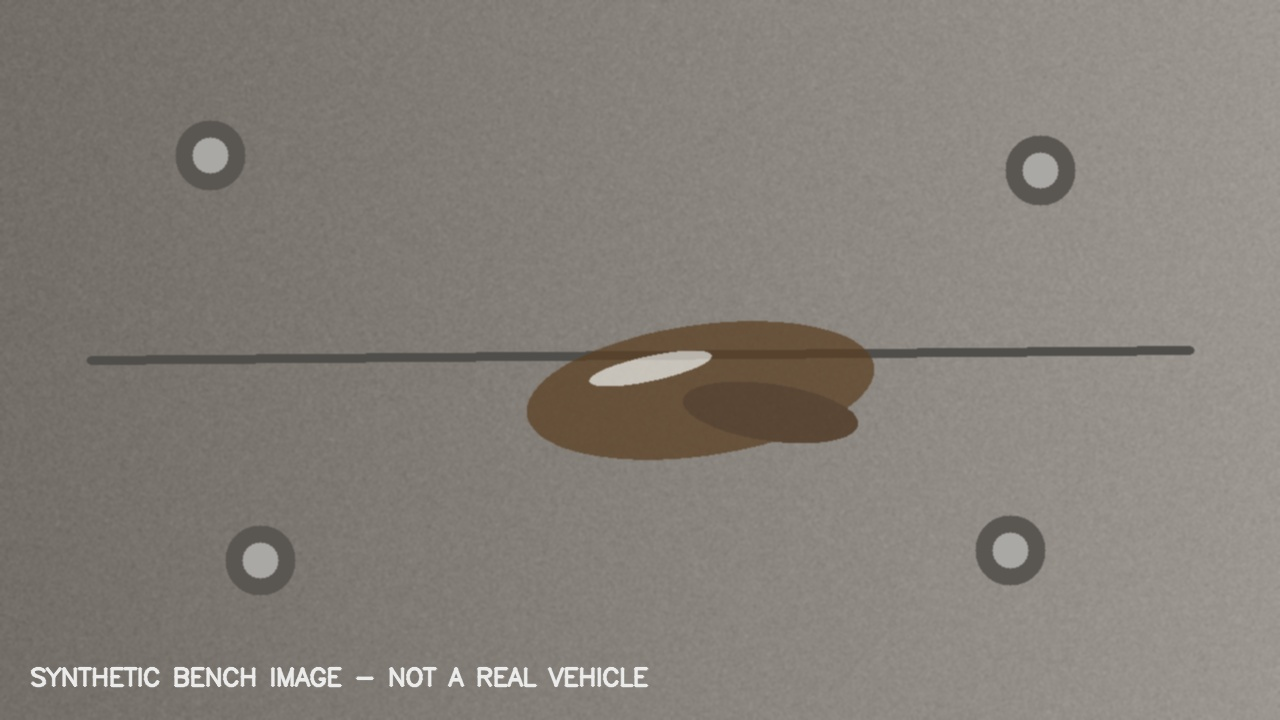
#> input picture examples/synthetic_underbody.jpg, 1280 x 720 px
$ python autoscan.py --input examples/synthetic_underbody.jpg --output out.png
#> lines starting #> are read from the running program, lines starting #| are printed output that depends on the picture; after the words box and inside, x2 and y2 are one past the last pixel; in counts of white or black regions, pixels touching at a corner belong together
from __future__ import annotations

import argparse
import json
from dataclasses import asdict, dataclass
from pathlib import Path

import cv2
import numpy as np


SUPPORTED_EXTENSIONS = {".jpg", ".jpeg", ".png", ".bmp", ".tif", ".tiff"}
PROTOTYPE_VERSION = "0.1.0"
ALGORITHM_VERSION = "heuristic_baseline_v0.1"


@dataclass
class Candidate:
    x: int
    y: int
    width: int
    height: int
    area_px: float
    score: float


def parse_args() -> argparse.Namespace:
    parser = argparse.ArgumentParser(
        description="Ранний прототип выделения подозрительных следов жидкости на днище."
    )
    parser.add_argument("--input", required=True, type=Path, help="Файл или папка с изображениями")
    parser.add_argument("--output", required=True, type=Path, help="Папка для результатов")
    parser.add_argument("--min-area", type=int, default=350, help="Минимальная площадь кандидата, пикселей")
    parser.add_argument("--max-width", type=int, default=1600, help="Максимальная ширина обработки")
    parser.add_argument("--max-candidates", type=int, default=12, help="Максимальное число кандидатов")
    parser.add_argument("--save-debug", action="store_true", help="Сохранять диагностическую карту")
    parser.add_argument("--version", action="version", version=f"AutoScan {PROTOTYPE_VERSION}")
    return parser.parse_args()


def list_images(source: Path) -> list[Path]:
    if source.is_file():
        if source.suffix.lower() not in SUPPORTED_EXTENSIONS:
            raise ValueError(f"Неподдерживаемое расширение: {source.suffix}")
        return [source]
    if not source.is_dir():
        raise FileNotFoundError(source)
    return sorted(
        path for path in source.rglob("*") if path.is_file() and path.suffix.lower() in SUPPORTED_EXTENSIONS
    )


def read_image(path: Path) -> np.ndarray | None:
    """Read an image through memory so Windows paths with Cyrillic work reliably."""
    try:
        encoded = np.fromfile(str(path), dtype=np.uint8)
    except OSError:
        return None
    if encoded.size == 0:
        return None
    return cv2.imdecode(encoded, cv2.IMREAD_COLOR)


def write_image(path: Path, image: np.ndarray) -> None:
    suffix = path.suffix or ".png"
    success, encoded = cv2.imencode(suffix, image)
    if not success:
        raise ValueError(f"Не удалось закодировать изображение: {path}")
    encoded.tofile(str(path))


def resize_if_needed(image: np.ndarray, max_width: int) -> tuple[np.ndarray, float]:
    height, width = image.shape[:2]
    if width <= max_width:
        return image, 1.0
    scale = max_width / width
    resized = cv2.resize(image, (max_width, int(round(height * scale))), interpolation=cv2.INTER_AREA)
    return resized, scale


def build_candidate_mask(image: np.ndarray) -> tuple[np.ndarray, np.ndarray]:
    """Return a conservative heuristic mask and a 0..255 diagnostic score map."""
    lab = cv2.cvtColor(image, cv2.COLOR_BGR2LAB)
    lightness, channel_a, channel_b = cv2.split(lab)
    clahe = cv2.createCLAHE(clipLimit=2.0, tileGridSize=(8, 8))
    lightness = clahe.apply(lightness)

    hsv = cv2.cvtColor(image, cv2.COLOR_BGR2HSV)
    hue, saturation, value = cv2.split(hsv)

    local_background = cv2.GaussianBlur(lightness, (0, 0), 21)
    darker_than_background = cv2.subtract(local_background, lightness)

    contrast_score = np.clip(darker_than_background.astype(np.float32) * 4.0, 0, 255)
    saturation_score = np.clip((saturation.astype(np.float32) - 20.0) * 2.0, 0, 255)

    warm_colour = cv2.inRange(hsv, np.array([3, 35, 25]), np.array([38, 255, 235]))
    warm_score = warm_colour.astype(np.float32)

    specular = cv2.inRange(hsv, np.array([0, 0, 185]), np.array([179, 80, 255]))
    specular_neighbourhood = cv2.dilate(specular, np.ones((17, 17), np.uint8), iterations=1)

    # Colour evidence is weighted more strongly than simple darkness. This reduces
    # false candidates on bolts, seams and shadows while retaining brown/oily areas.
    score = 0.25 * contrast_score + 0.45 * saturation_score + 0.30 * warm_score
    score = np.where(specular_neighbourhood > 0, np.minimum(score + 10, 255), score)
    score = cv2.GaussianBlur(score.astype(np.uint8), (7, 7), 0)

    _, mask = cv2.threshold(score, 78, 255, cv2.THRESH_BINARY)
    kernel_open = cv2.getStructuringElement(cv2.MORPH_ELLIPSE, (5, 5))
    kernel_close = cv2.getStructuringElement(cv2.MORPH_ELLIPSE, (13, 13))
    mask = cv2.morphologyEx(mask, cv2.MORPH_OPEN, kernel_open)
    mask = cv2.morphologyEx(mask, cv2.MORPH_CLOSE, kernel_close)
    return mask, score


def find_candidates(
    mask: np.ndarray,
    score_map: np.ndarray,
    min_area: int,
    max_candidates: int,
) -> tuple[list[Candidate], list[np.ndarray]]:
    contours, _ = cv2.findContours(mask, cv2.RETR_EXTERNAL, cv2.CHAIN_APPROX_SIMPLE)
    image_area = mask.shape[0] * mask.shape[1]
    selected: list[tuple[Candidate, np.ndarray]] = []

    for contour in contours:
        area = float(cv2.contourArea(contour))
        if area < min_area or area > image_area * 0.22:
            continue
        x, y, width, height = cv2.boundingRect(contour)
        component_mask = np.zeros_like(mask)
        cv2.drawContours(component_mask, [contour], -1, 255, thickness=-1)
        mean_score = float(cv2.mean(score_map, mask=component_mask)[0])
        compactness = min(1.0, area / max(width * height, 1))
        confidence = round(min(0.99, 0.55 * (mean_score / 255.0) + 0.45 * compactness), 3)
        selected.append(
            (
                Candidate(x=x, y=y, width=width, height=height, area_px=round(area, 1), score=confidence),
                contour,
            )
        )

    selected.sort(key=lambda item: (item[0].score, item[0].area_px), reverse=True)
    selected = selected[:max_candidates]
    return [item[0] for item in selected], [item[1] for item in selected]


def annotate(image: np.ndarray, contours: list[np.ndarray], candidates: list[Candidate]) -> np.ndarray:
    result = image.copy()
    overlay = image.copy()
    if contours:
        cv2.drawContours(overlay, contours, -1, (0, 120, 255), thickness=-1)
        result = cv2.addWeighted(overlay, 0.22, result, 0.78, 0)

    for index, (candidate, contour) in enumerate(zip(candidates, contours), start=1):
        cv2.drawContours(result, [contour], -1, (0, 120, 255), thickness=3)
        cv2.rectangle(
            result,
            (candidate.x, candidate.y),
            (candidate.x + candidate.width, candidate.y + candidate.height),
            (0, 120, 255),
            2,
        )
        label = f"candidate {index}: {candidate.score:.2f}"
        cv2.putText(
            result,
            label,
            (candidate.x, max(24, candidate.y - 8)),
            cv2.FONT_HERSHEY_SIMPLEX,
            0.65,
            (0, 60, 180),
            2,
            cv2.LINE_AA,
        )
    return result


def process_image(
    image_path: Path,
    output_dir: Path,
    min_area: int,
    max_width: int,
    max_candidates: int,
    save_debug: bool,
) -> dict:
    image = read_image(image_path)
    if image is None:
        raise ValueError(f"Не удалось прочитать изображение: {image_path}")

    image, scale = resize_if_needed(image, max_width)
    mask, score_map = build_candidate_mask(image)
    candidates, contours = find_candidates(mask, score_map, min_area, max_candidates)
    annotated = annotate(image, contours, candidates)

    stem = image_path.stem
    annotated_path = output_dir / f"{stem}_annotated.jpg"
    mask_path = output_dir / f"{stem}_mask.png"
    write_image(annotated_path, annotated)
    write_image(mask_path, mask)
    debug_path: Path | None = None
    if save_debug:
        debug_path = output_dir / f"{stem}_debug.jpg"
        heatmap = cv2.applyColorMap(score_map, cv2.COLORMAP_TURBO)
        write_image(debug_path, heatmap)

    return {
        "source": str(image_path),
        "processed_width": int(image.shape[1]),
        "processed_height": int(image.shape[0]),
        "resize_scale": round(scale, 4),
        "algorithm": ALGORITHM_VERSION,
        "diagnostic_only": True,
        "candidate_count": len(candidates),
        "candidates": [asdict(candidate) for candidate in candidates],
        "outputs": {
            "annotated": str(annotated_path),
            "mask": str(mask_path),
            "debug": str(debug_path) if debug_path else None,
        },
    }


def main() -> None:
    args = parse_args()
    args.output.mkdir(parents=True, exist_ok=True)
    images = list_images(args.input)
    if not images:
        raise SystemExit("В указанной папке нет поддерживаемых изображений.")

    report = {
        "project": "AutoScan",
        "prototype_version": PROTOTYPE_VERSION,
        "warning": "Результат является подсказкой для механика и не заменяет диагностику.",
        "images": [],
    }
    for image_path in images:
        report["images"].append(
            process_image(
                image_path=image_path,
                output_dir=args.output,
                min_area=args.min_area,
                max_width=args.max_width,
                max_candidates=args.max_candidates,
                save_debug=args.save_debug,
            )
        )
#> in read_image, returned value is the input picture: shape (720, 1280, 3); mean B, G, R 121, 127.5, 133
#> in process_image, `image, scale = resize_if_needed(image, max_width)`: scale = 1
#> in build_candidate_mask, `lab = cv2.cvtColor(image, cv2.COLOR_BGR2LAB)`: lab: shape (720, 1280, 3); mean of channels 0, 1, 2 136.5, 129.1, 132.4
#> in build_candidate_mask, `hsv = cv2.cvtColor(image, cv2.COLOR_BGR2HSV)`: hsv: shape (720, 1280, 3); mean H, S, V 16.2, 24.1, 133
#> in build_candidate_mask, `warm_colour = cv2.inRange(hsv, np.array([3, 35, 25]), np.array([38, 25..`:
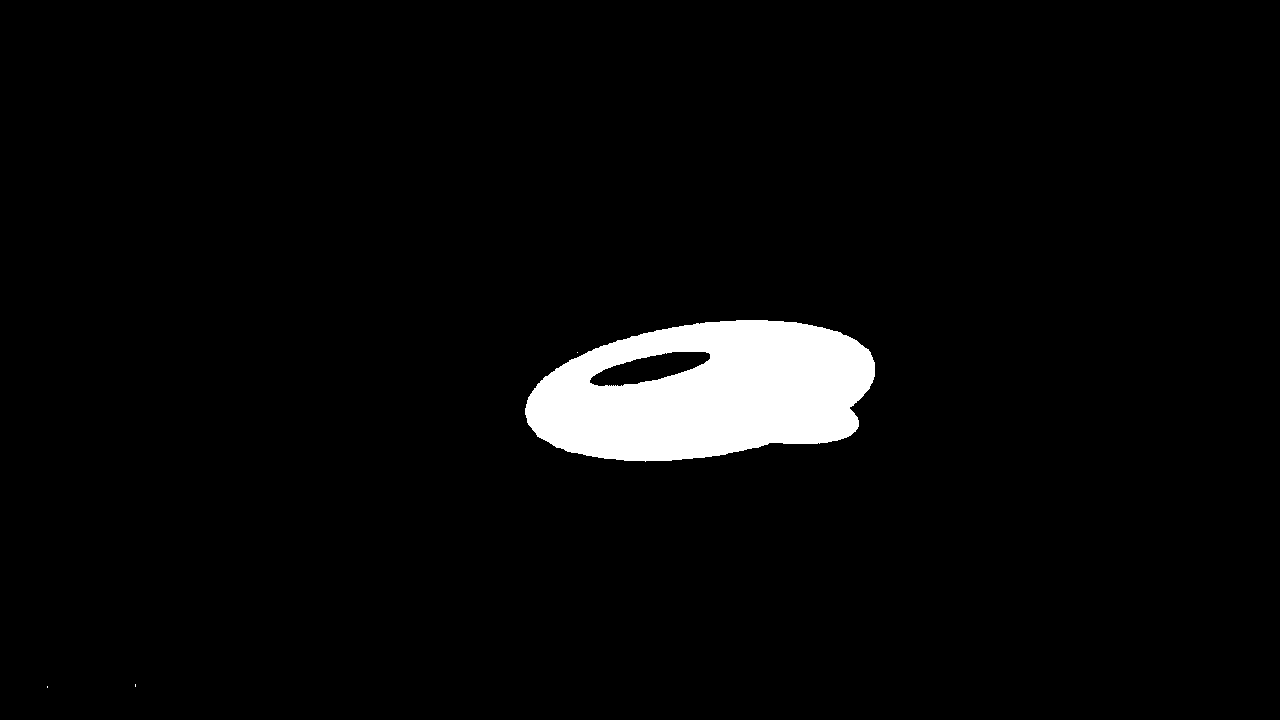
#> warm_colour: shape (720, 1280); 3.9% white; 4 white regions (3 under 20 px), largest, box (x1, y1, x2, y2) and area: (525, 320, 875, 462) 36166
#> in build_candidate_mask, `specular = cv2.inRange(hsv, np.array([0, 0, 185]), np.array([179, 80, ..`: specular: shape (720, 1280); 0.74% white; 29 white regions (2 under 20 px), largest, box (x1, y1, x2, y2) and area: (590, 352, 711, 385) 2022, (31, 667, 77, 687) 440, (494, 667, 537, 687) 380
#> in build_candidate_mask, `specular_neighbourhood = cv2.dilate(specular, np.ones((17, 17), np.uin..`: specular_neighbourhood: shape (720, 1280); 2.9% white; 2 white regions, box (x1, y1, x2, y2) and area: (23, 659, 656, 695) 22140, (582, 344, 719, 393) 4923
#> in build_candidate_mask, `score = 0.25 * contrast_score + 0.45 * saturation_score + 0.30 * warm_..`:
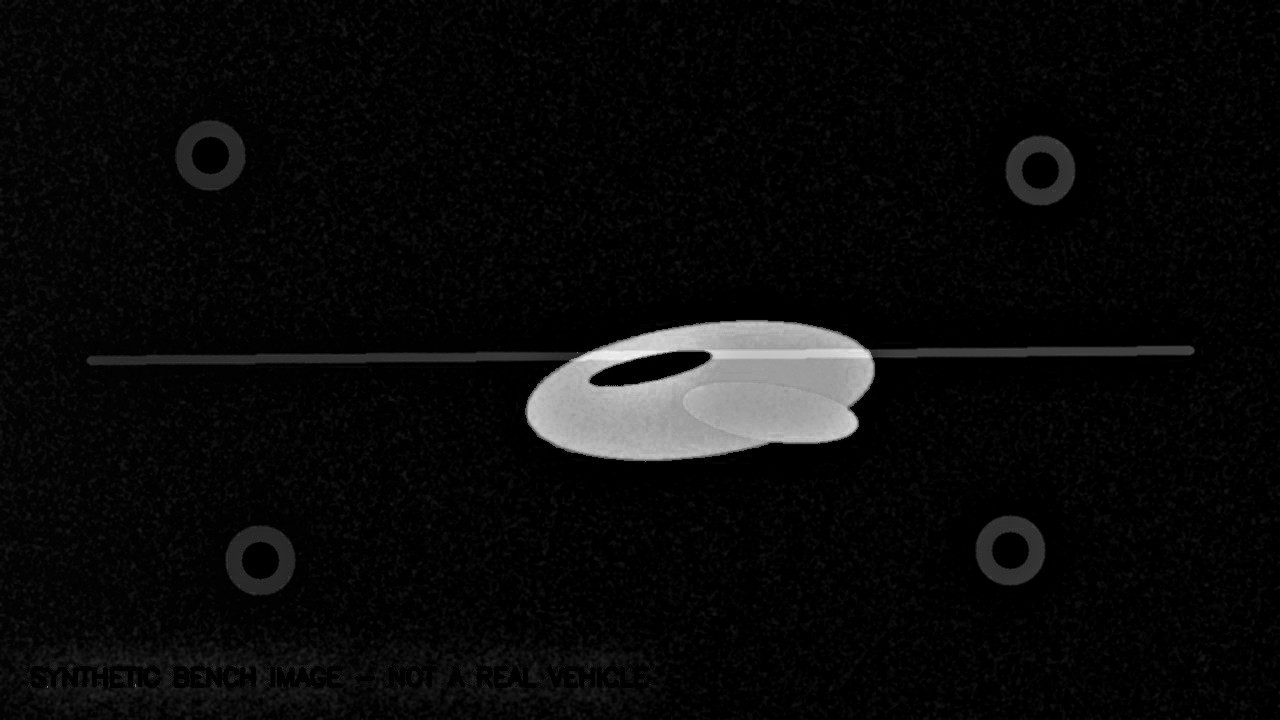
#> score: shape (720, 1280) float32; min 0, max 243.8, mean 11.2
#> in build_candidate_mask, `_, mask = cv2.threshold(score, 78, 255, cv2.THRESH_BINARY)`: mask: shape (720, 1280); 3.9% white; 1 white region, box (x1, y1, x2, y2) and area: (526, 320, 875, 461) 35863
#> in build_candidate_mask, `mask = cv2.morphologyEx(mask, cv2.MORPH_OPEN, kernel_open)`: mask: shape (720, 1280); 3.9% white; 1 white region, box (x1, y1, x2, y2) and area: (526, 320, 875, 461) 35861
#> in build_candidate_mask, `mask = cv2.morphologyEx(mask, cv2.MORPH_CLOSE, kernel_close)`: mask: shape (720, 1280); 3.9% white; 1 white region
#> in find_candidates, `contours, _ = cv2.findContours(mask, cv2.RETR_EXTERNAL, cv2.CHAIN_APPR..`: contours = 1 contour; box (x1, y1, x2, y2) and area: (526, 320, 875, 461) 37770
#> the loop in find_candidates, `for contour in contours:` made 1 pass
#> (area, x, y, width, height, mean_score, compactness, confidence) on pass 1: (37770.5, 526, 320, 349, 141, 160.5, 0.768, 0.692)
#> after the loop in find_candidates, `for contour in contours:`:
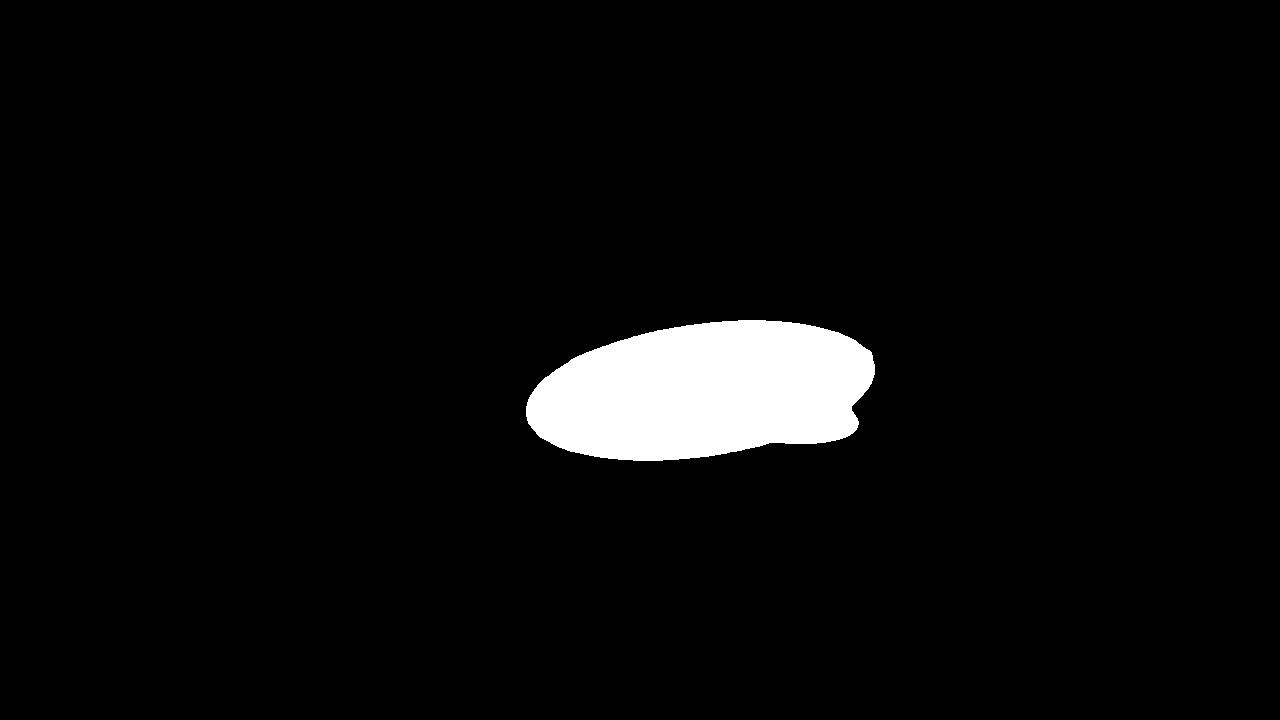
#> component_mask: shape (720, 1280); 4.1% white; 1 white region
#> after the loop in find_candidates, `for contour in contours:`: selected = 1 item
#> in annotate, `cv2.drawContours(overlay, contours, -1, (0, 120, 255), thickness=-1)`: overlay: shape (720, 1280, 3); 4.14% of pixels changed, all inside (x1, y1, x2, y2) = (526, 320, 875, 461)
#> the loop in annotate, `for index, (candidate, contour) in enumerate(zip(candidates, contours)..` made 1 pass
#> (index, label) on pass 1: (1, 'candidate 1: 0.69')
#> after the loop in annotate, `for index, (candidate, contour) in enumerate(zip(candidates, contours)..`:
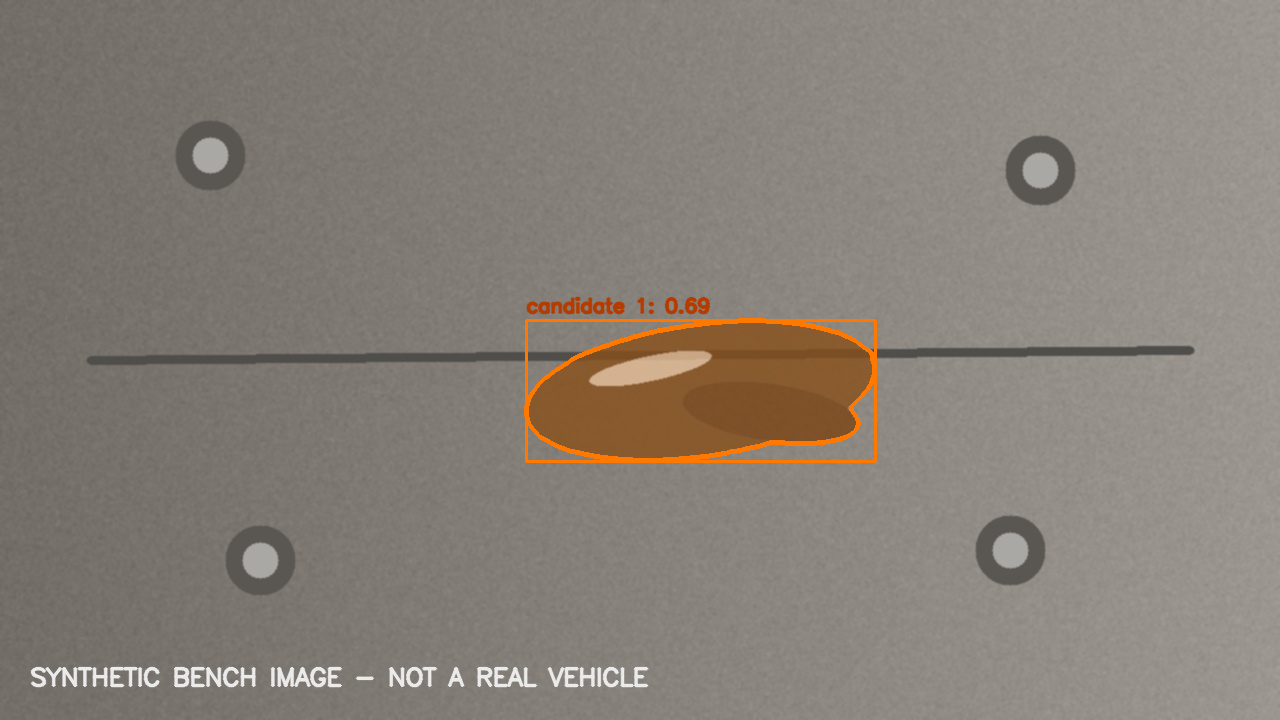
#> result: shape (720, 1280, 3); mean B, G, R 119.5, 127.7, 135.3

    report_path = args.output / "report.json"
    report_path.write_text(json.dumps(report, ensure_ascii=False, indent=2), encoding="utf-8")
    print(f"Обработано изображений: {len(images)}")
    print(f"Отчёт: {report_path}")
#| Отчёт: out.png/report.json


if __name__ == "__main__":
    main()
